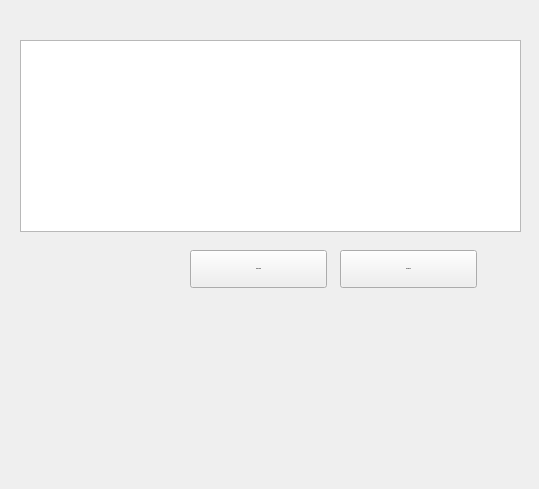
        <widget class="QWidget" name="scrollAreaWidgetContents_6">
         <property name="geometry">
          <rect>
           <x>0</x>
           <y>0</y>
           <width>539</width>
           <height>489</height>
          </rect>
         </property>
         <widget class="QTableView" name="tab_somme">
          <property name="geometry">
           <rect>
            <x>20</x>
            <y>40</y>
            <width>501</width>
            <height>192</height>
           </rect>
          </property>
         </widget>
         <widget class="QPushButton" name="pbnbh_suppsirine">
          <property name="geometry">
           <rect>
            <x>190</x>
            <y>250</y>
            <width>137</width>
            <height>38</height>
           </rect>
          </property>
          <property name="font">
           <font>
            <family>Arial</family>
            <pointsize>-1</pointsize>
            <weight>75</weight>
            <bold>true</bold>
           </font>
          </property>
          <property name="styleSheet">
           <string notr="true">color: rgb(0, 0, 0);</string>
          </property>
          <property name="text">
           <string>calcul-nbh</string>
          </property>
         </widget>
         <widget class="QPushButton" name="pb_calculsirine">
          <property name="geometry">
           <rect>
            <x>340</x>
            <y>250</y>
            <width>137</width>
            <height>38</height>
           </rect>
          </property>
          <property name="font">
           <font>
            <family>Arial</family>
            <pointsize>-1</pointsize>
            <weight>75</weight>
            <italic>false</italic>
            <bold>true</bold>
           </font>
          </property>
          <property name="styleSheet">
           <string notr="true">color: rgb(0, 0, 0);</string>
          </property>
          <property name="text">
           <string>calculer-p</string>
          </property>
         </widget>
        </widget>
